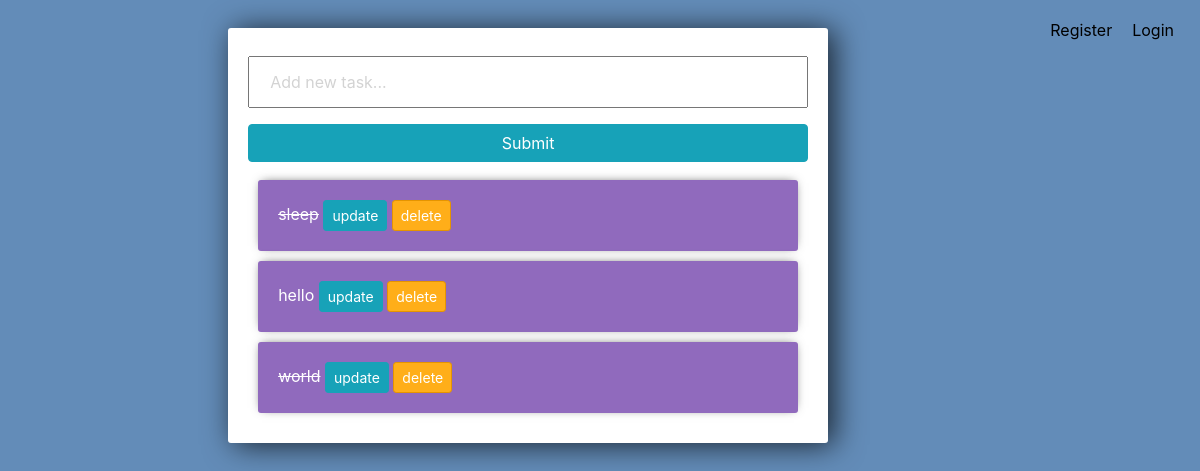
Before: / with the older database file.
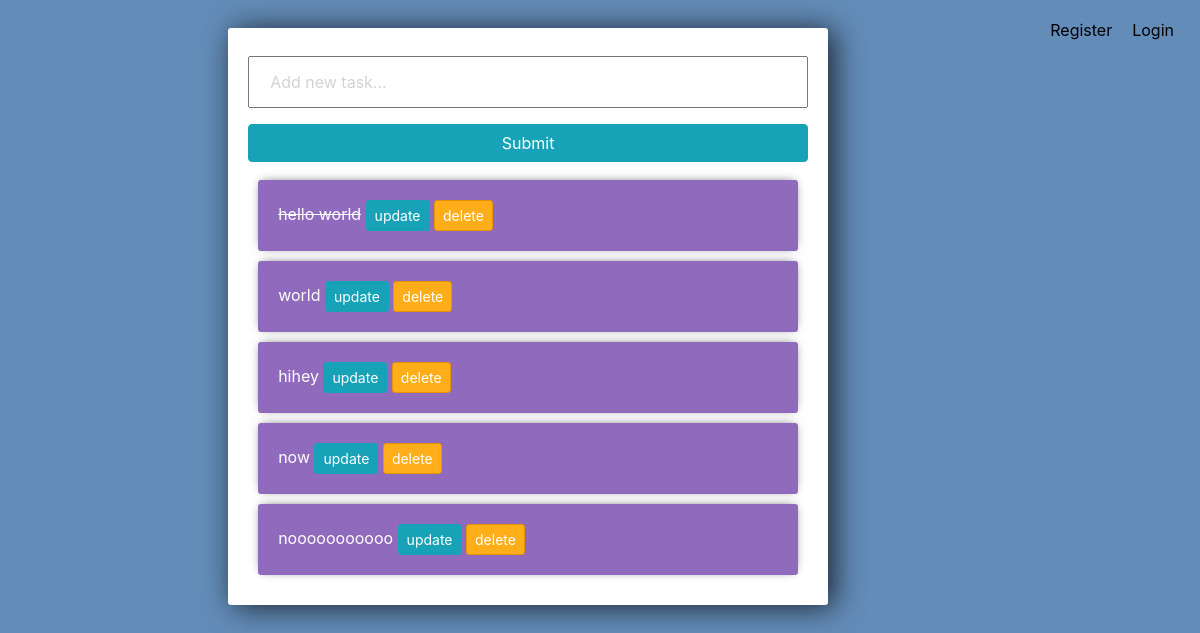
After: the same page with the newer database file.
### notes/models.py (models this page shows)
class todo(models.Model):
    title=models.CharField(max_length=600)
    status=models.BooleanField(default=False)
    date=models.DateTimeField(auto_now_add=True)
    def __str__(self) :
        return self.title

### notes/views.py (the view)
# urls.py: path("", views.home_view, name="homepage"),
def home_view(request):
    todos=todo.objects.all()
    form=create_todo()
    if request.method=="POST":
        form=create_todo(request.POST)
        if form.is_valid():
            form.save()
            return redirect("/")
    else:
        form=create_todo()
    context={"todos":todos,"form":form}
    return render(request,"notes/home.html",context)

### notes/forms.py
class create_todo(forms.ModelForm):
   title= forms.CharField(widget= forms.TextInput(attrs={'placeholder':'Add new task...'}))
   class Meta:
        model= todo
        fields='__all__'

### notes/templates/notes/home.html (shortened to what this page needs)
{%extends "notes/base.html" %}
{% block content %}
    <div class="center-column">
        <form method="POST" action="/">
            {{form.title}}
            <input class="btn btn-info" type="submit" name="Create Task">
        </form>
        <div class="todo-list">
        {% for todo in todos %}
        <div class="item-row">
            {% if todo.status ==  True %}
             <strike>{{ todo }}</strike>
            {% else %}
            <span>{{ todo }}</span>
            {% endif %}
            <a class="btn btn-sm btn-info" href="{% url 'notes:update-todo' todo.id %}">update</a>
            <a class="btn btn-sm btn-danger" href="{% url 'notes:delete-todo' todo.id %}">delete</a>
        </div>
        {% endfor %}
    </div>
    {% endblock %}

### notes/templates/notes/base.html (shortened to what this page needs)
<!DOCTYPE html>
<html lang="en">
<head>
    <link rel="stylesheet" href="https://stackpath.bootstrapcdn.com/bootstrap/4.3.1/css/bootstrap.min.css">
</head>
<body>
    <div class="nav-link">
        {% if user.is_authenticated %}
        <a class="nav-item" href="{% url 'notes:aboutpage' %}">about </a>
        <a class="nav-item " href="{% url 'logout' %}">Logout</a>
        {% else %}
        <a class="nav-item" href="{% url 'login' %}">Login</a>
        <a class="nav-item" href="{% url 'user:registerpage' %}">Register</a>
        {% endif %}
		{% block content %}
		{% endblock %}
	</div>
</body>
</html>

### notes/templates/notes/base.html (style rules this page uses)
body { background-color: #638CB8; }
input { width: 100%; padding: 12px 20px; margin: 8px 0; box-sizing: border-box; }
input::placeholder { color: #d3d3d3; }
.center-column { width:600px; margin: 20px auto; padding:20px; background-color: #fff; border-radius: 3px; box-shadow: 6px 2px 30px 0px rgba(0,0,0,0.75); }
.item-row { background-color: #906abd; margin: 10px; padding: 20px; border-radius: 3px; color: #fff; font-size: 16px; box-shadow: 0px -1px 10px -4px rgba(0,0,0,0.75); }
.btn-danger { background-color: #ffae19; border-color: #e59400; }
.nav-link { display: flex; flex-direction: row-reverse; }
.nav-item { color: black; gap: 10px; padding: 10px 10px 10px; }

Changed rows visible on the page:
removed todo: title "sleep"
changed todo: status False → True (drawn); title "hello" → "hello world"
changed todo "world": status True → False (drawn)
added todo: title "hihey"
added todo: title "now"
added todo: title "nooooooooooo"
